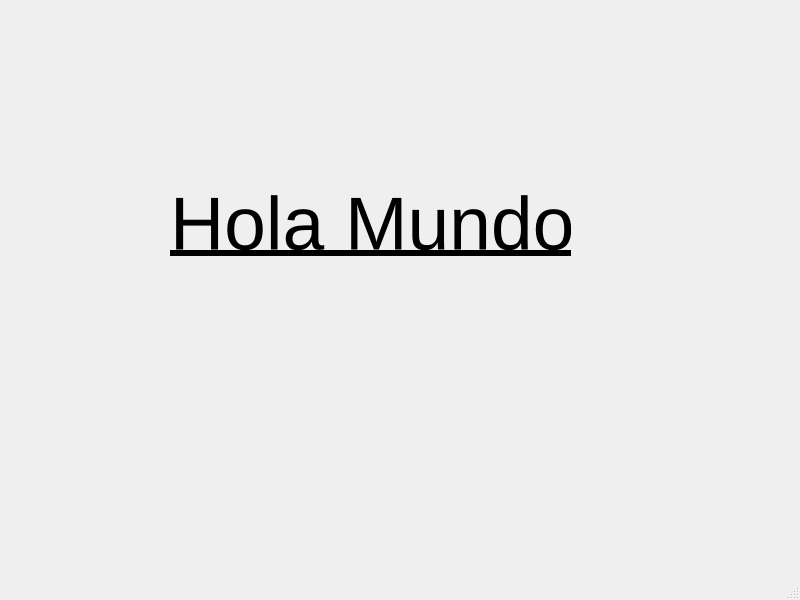
<?xml version="1.0" encoding="UTF-8"?>
<ui version="4.0">
 <class>MainWindow</class>
 <widget class="QMainWindow" name="MainWindow">
  <property name="geometry">
   <rect>
    <x>0</x>
    <y>0</y>
    <width>800</width>
    <height>600</height>
   </rect>
  </property>
  <property name="windowTitle">
   <string>MainWindow</string>
  </property>
  <widget class="QWidget" name="centralwidget">
   <widget class="QLabel" name="label">
    <property name="geometry">
     <rect>
      <x>170</x>
      <y>133</y>
      <width>401</width>
      <height>181</height>
     </rect>
    </property>
    <property name="font">
     <font>
      <pointsize>56</pointsize>
      <weight>50</weight>
      <italic>false</italic>
      <bold>false</bold>
      <underline>true</underline>
      <strikeout>false</strikeout>
      <kerning>true</kerning>
     </font>
    </property>
    <property name="cursor">
     <cursorShape>CrossCursor</cursorShape>
    </property>
    <property name="mouseTracking">
     <bool>false</bool>
    </property>
    <property name="text">
     <string>Hola Mundo</string>
    </property>
   </widget>
  </widget>
  <widget class="QMenuBar" name="menubar">
   <property name="geometry">
    <rect>
     <x>0</x>
     <y>0</y>
     <width>800</width>
     <height>22</height>
    </rect>
   </property>
  </widget>
  <widget class="QStatusBar" name="statusbar"/>
 </widget>
 <resources/>
 <connections/>
</ui>
